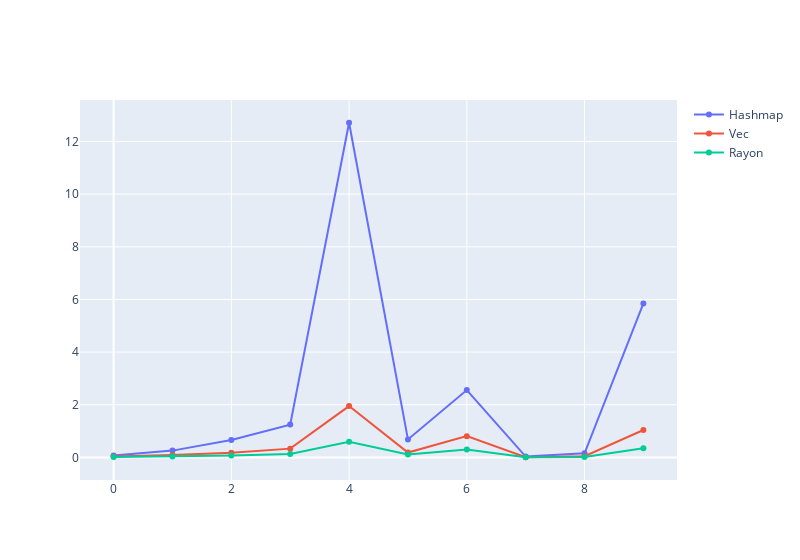

Notebook source saved alongside this figure:
### Code cell
go.Figure(layout=dict(width=800)).add_traces([\
	go.Scatter(name="Hashmap", x=[i for i in range(0, len(hashmapbench))], y=hashmapbench),\
	go.Scatter(name="Vec", x=[i for i in range(0, len(vecbench))], y=vecbench),\
	go.Scatter(name="Rayon", x=[i for i in range(0, len(rayonbench))], y=rayonbench)\
])

### Figure 1 — Plotly figure (JSON) as saved in the notebook; plotly's stock layout.template omitted (floating-point values rounded to 4 significant figures)
{"data": [{"name": "Hashmap", "type": "scatter", "x": [0, 1, 2, 3, 4, 5, 6, 7, 8, 9], "y": [0.069, 0.257, 0.657, 1.245, 12.71, 0.682, 2.559, 0.031, 0.155, 5.846]}, {"name": "Vec", "type": "scatter", "x": [0, 1, 2, 3, 4, 5, 6, 7, 8, 9], "y": [0.037, 0.089, 0.18, 0.332, 1.949, 0.184, 0.807, 0.008, 0.043, 1.04]}, {"name": "Rayon", "type": "scatter", "x": [0, 1, 2, 3, 4, 5, 6, 7, 8, 9], "y": [0.012, 0.038, 0.075, 0.125, 0.593, 0.112, 0.303, 0.005, 0.016, 0.346]}], "layout": {"width": 800}}
